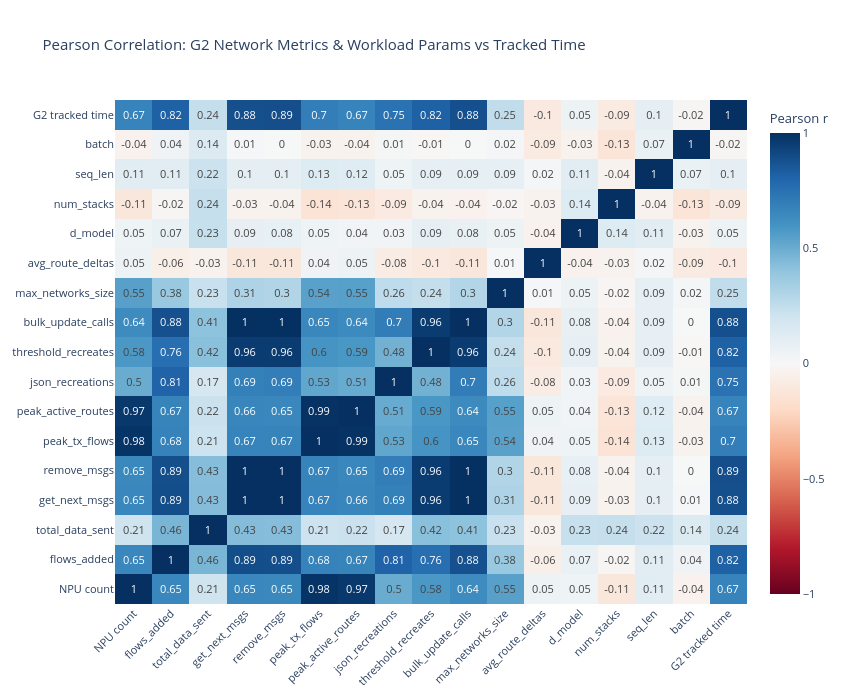

The notebook cell saved with this chart:
### Markdown cell above
## 3. Correlation: What Drives G2 Tracked Time?

Pearson correlations between workload/network metrics and G2 **tracked** time (excluding AstraSim overhead).

### Code cell
# --- Pearson correlation: network metrics vs tracked_s (G2-only time) ---

corr_cols = [
    'npu_count', 'flows_added', 'total_data_sent', 'get_next_messages_calls',
    'remove_messages_calls', 'peak_transmitting_flows', 'peak_active_flow_routes',
    'json_recreations', 'threshold_recreates', 'bulk_update_calls',
    'max_all_networks_size', 'avg_route_deltas_len',
    'd_model', 'num_stacks', 'seq_len', 'batch',
    'tracked_s',
]
corr_labels = [
    'NPU count', 'flows_added', 'total_data_sent', 'get_next_msgs',
    'remove_msgs', 'peak_tx_flows', 'peak_active_routes',
    'json_recreations', 'threshold_recreates', 'bulk_update_calls',
    'max_networks_size', 'avg_route_deltas',
    'd_model', 'num_stacks', 'seq_len', 'batch',
    'G2 tracked time',
]

sdf = df.dropna(subset=corr_cols)
corr_matrix = sdf[corr_cols].corr(method='pearson').values

fig = go.Figure(go.Heatmap(
    z=corr_matrix, x=corr_labels, y=corr_labels,
    colorscale='RdBu', zmid=0, zmin=-1, zmax=1,
    text=np.round(corr_matrix, 2), texttemplate='%{text}',
    colorbar=dict(title='Pearson r'),
))
fig.update_layout(
    title='Pearson Correlation: G2 Network Metrics & Workload Params vs Tracked Time',
    template='plotly_white', font=dict(size=11),
    height=700, width=850,
    xaxis=dict(tickangle=-45),
)
fig.show()

### Figure 1 — Plotly figure (JSON) as saved in the notebook; plotly's stock layout.template omitted (floating-point values rounded to 4 significant figures; data arrays with more than 128 entries replaced by an {"elided": "..."} marker saying what was removed)
{"data": [{"colorbar": {"title": {"text": "Pearson r"}}, "colorscale": [[0, "rgb(103,0,31)"], [0.1, "rgb(178,24,43)"], [0.2, "rgb(214,96,77)"], [0.3, "rgb(244,165,130)"], [0.4, "rgb(253,219,199)"], [0.5, "rgb(247,247,247)"], [0.6, "rgb(209,229,240)"], [0.7, "rgb(146,197,222)"], [0.8, "rgb(67,147,195)"], [0.9, "rgb(33,102,172)"], [1, "rgb(5,48,97)"]], "text": {"elided": "17x17 float values"}, "texttemplate": "%{text}", "type": "heatmap", "x": ["NPU count", "flows_added", "total_data_sent", "get_next_msgs", "remove_msgs", "peak_tx_flows", "peak_active_routes", "json_recreations", "threshold_recreates", "bulk_update_calls", "max_networks_size", "avg_route_deltas", "d_model", "num_stacks", "seq_len", "batch", "G2 tracked time"], "y": ["NPU count", "flows_added", "total_data_sent", "get_next_msgs", "remove_msgs", "peak_tx_flows", "peak_active_routes", "json_recreations", "threshold_recreates", "bulk_update_calls", "max_networks_size", "avg_route_deltas", "d_model", "num_stacks", "seq_len", "batch", "G2 tracked time"], "z": {"elided": "17x17 float values"}, "zmax": 1, "zmid": 0, "zmin": -1}], "layout": {"font": {"size": 11}, "height": 700, "title": {"text": "Pearson Correlation: G2 Network Metrics & Workload Params vs Tracked Time"}, "width": 850, "xaxis": {"tickangle": -45}}}
